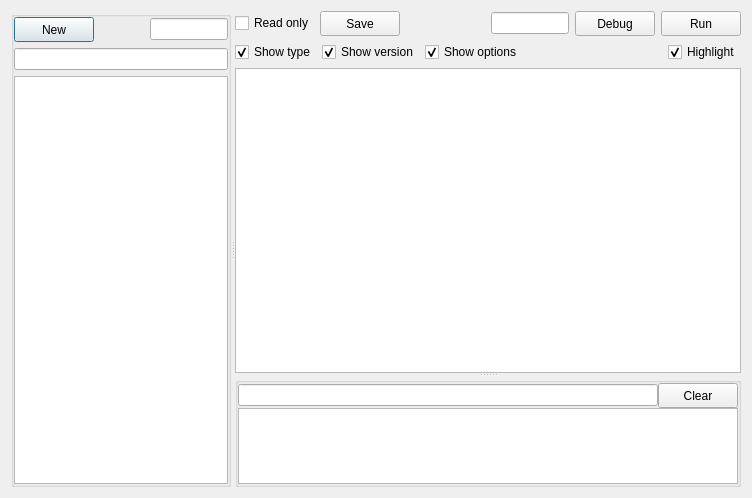
<?xml version="1.0" encoding="UTF-8"?>
<ui version="4.0">
 <class>DialogSignatures</class>
 <widget class="QDialog" name="DialogSignatures">
  <property name="geometry">
   <rect>
    <x>0</x>
    <y>0</y>
    <width>752</width>
    <height>498</height>
   </rect>
  </property>
  <property name="windowTitle">
   <string>Signatures</string>
  </property>
  <property name="modal">
   <bool>true</bool>
  </property>
  <layout class="QVBoxLayout" name="verticalLayout_5">
   <item>
    <widget class="QSplitter" name="splitter_2">
     <property name="orientation">
      <enum>Qt::Horizontal</enum>
     </property>
     <widget class="QGroupBox" name="groupBoxPanel">
      <property name="minimumSize">
       <size>
        <width>220</width>
        <height>0</height>
       </size>
      </property>
      <property name="maximumSize">
       <size>
        <width>220</width>
        <height>16777215</height>
       </size>
      </property>
      <layout class="QVBoxLayout" name="verticalLayout">
       <property name="spacing">
        <number>6</number>
       </property>
       <property name="leftMargin">
        <number>0</number>
       </property>
       <property name="topMargin">
        <number>0</number>
       </property>
       <property name="rightMargin">
        <number>0</number>
       </property>
       <property name="bottomMargin">
        <number>0</number>
       </property>
       <item>
        <layout class="QHBoxLayout" name="horizontalLayout_2">
         <item>
          <widget class="QPushButtonX" name="pushButtonNew">
           <property name="minimumSize">
            <size>
             <width>80</width>
             <height>25</height>
            </size>
           </property>
           <property name="maximumSize">
            <size>
             <width>80</width>
             <height>25</height>
            </size>
           </property>
           <property name="text">
            <string>New</string>
           </property>
          </widget>
         </item>
         <item>
          <spacer name="horizontalSpacer">
           <property name="orientation">
            <enum>Qt::Horizontal</enum>
           </property>
           <property name="sizeHint" stdset="0">
            <size>
             <width>40</width>
             <height>20</height>
            </size>
           </property>
          </spacer>
         </item>
         <item>
          <widget class="QLineEditX" name="lineEditTimeNumberOfSignatures">
           <property name="minimumSize">
            <size>
             <width>78</width>
             <height>0</height>
            </size>
           </property>
           <property name="maximumSize">
            <size>
             <width>78</width>
             <height>16777215</height>
            </size>
           </property>
           <property name="alignment">
            <set>Qt::AlignCenter</set>
           </property>
           <property name="readOnly">
            <bool>true</bool>
           </property>
          </widget>
         </item>
        </layout>
       </item>
       <item>
        <widget class="QLineEditX" name="lineEditType">
         <property name="minimumSize">
          <size>
           <width>0</width>
           <height>0</height>
          </size>
         </property>
         <property name="readOnly">
          <bool>true</bool>
         </property>
        </widget>
       </item>
       <item>
        <widget class="QListWidgetX" name="listWidgetSignatures">
         <property name="minimumSize">
          <size>
           <width>0</width>
           <height>0</height>
          </size>
         </property>
         <property name="contextMenuPolicy">
          <enum>Qt::CustomContextMenu</enum>
         </property>
        </widget>
       </item>
      </layout>
     </widget>
     <widget class="QWidget" name="layoutWidget">
      <layout class="QVBoxLayout" name="verticalLayout_4">
       <item>
        <layout class="QVBoxLayout" name="verticalLayout_3">
         <item>
          <layout class="QHBoxLayout" name="horizontalLayout_3">
           <item>
            <widget class="QCheckBoxX" name="checkBoxReadOnly">
             <property name="text">
              <string>Read only</string>
             </property>
            </widget>
           </item>
           <item>
            <widget class="QPushButtonX" name="pushButtonSave">
             <property name="minimumSize">
              <size>
               <width>80</width>
               <height>25</height>
              </size>
             </property>
             <property name="maximumSize">
              <size>
               <width>80</width>
               <height>25</height>
              </size>
             </property>
             <property name="text">
              <string>Save</string>
             </property>
            </widget>
           </item>
           <item>
            <spacer name="horizontalSpacer_2">
             <property name="orientation">
              <enum>Qt::Horizontal</enum>
             </property>
             <property name="sizeHint" stdset="0">
              <size>
               <width>40</width>
               <height>20</height>
              </size>
             </property>
            </spacer>
           </item>
           <item>
            <widget class="QLineEditX" name="lineEditTime">
             <property name="minimumSize">
              <size>
               <width>78</width>
               <height>0</height>
              </size>
             </property>
             <property name="maximumSize">
              <size>
               <width>78</width>
               <height>16777215</height>
              </size>
             </property>
             <property name="alignment">
              <set>Qt::AlignCenter</set>
             </property>
             <property name="readOnly">
              <bool>true</bool>
             </property>
            </widget>
           </item>
           <item>
            <widget class="QPushButtonX" name="pushButtonDebug">
             <property name="minimumSize">
              <size>
               <width>80</width>
               <height>25</height>
              </size>
             </property>
             <property name="maximumSize">
              <size>
               <width>80</width>
               <height>25</height>
              </size>
             </property>
             <property name="text">
              <string>Debug</string>
             </property>
            </widget>
           </item>
           <item>
            <widget class="QPushButtonX" name="pushButtonRun">
             <property name="minimumSize">
              <size>
               <width>80</width>
               <height>25</height>
              </size>
             </property>
             <property name="maximumSize">
              <size>
               <width>80</width>
               <height>25</height>
              </size>
             </property>
             <property name="text">
              <string>Run</string>
             </property>
            </widget>
           </item>
          </layout>
         </item>
         <item>
          <layout class="QHBoxLayout" name="horizontalLayout">
           <item>
            <widget class="QCheckBoxX" name="checkBoxType">
             <property name="text">
              <string>Show type</string>
             </property>
             <property name="checked">
              <bool>true</bool>
             </property>
            </widget>
           </item>
           <item>
            <widget class="QCheckBoxX" name="checkBoxVersion">
             <property name="text">
              <string>Show version</string>
             </property>
             <property name="checked">
              <bool>true</bool>
             </property>
            </widget>
           </item>
           <item>
            <widget class="QCheckBoxX" name="checkBoxOptions">
             <property name="text">
              <string>Show options</string>
             </property>
             <property name="checked">
              <bool>true</bool>
             </property>
            </widget>
           </item>
           <item>
            <spacer name="horizontalSpacer_3">
             <property name="orientation">
              <enum>Qt::Horizontal</enum>
             </property>
             <property name="sizeHint" stdset="0">
              <size>
               <width>40</width>
               <height>20</height>
              </size>
             </property>
            </spacer>
           </item>
           <item>
            <widget class="QCheckBoxX" name="checkBoxHighlight">
             <property name="text">
              <string>Highlight</string>
             </property>
             <property name="checked">
              <bool>true</bool>
             </property>
            </widget>
           </item>
          </layout>
         </item>
        </layout>
       </item>
       <item>
        <widget class="QSplitter" name="splitter">
         <property name="orientation">
          <enum>Qt::Vertical</enum>
         </property>
         <widget class="QTextEditXeditor" name="textEditSignature">
          <property name="minimumSize">
           <size>
            <width>0</width>
            <height>300</height>
           </size>
          </property>
          <property name="horizontalScrollBarPolicy">
           <enum>Qt::ScrollBarAsNeeded</enum>
          </property>
         </widget>
         <widget class="QGroupBox" name="groupBoxInfo">
          <property name="minimumSize">
           <size>
            <width>0</width>
            <height>110</height>
           </size>
          </property>
          <property name="maximumSize">
           <size>
            <width>16777215</width>
            <height>110</height>
           </size>
          </property>
          <layout class="QVBoxLayout" name="verticalLayout_2">
           <property name="spacing">
            <number>0</number>
           </property>
           <property name="leftMargin">
            <number>0</number>
           </property>
           <property name="topMargin">
            <number>0</number>
           </property>
           <property name="rightMargin">
            <number>0</number>
           </property>
           <property name="bottomMargin">
            <number>0</number>
           </property>
           <item>
            <layout class="QHBoxLayout" name="horizontalLayout_4">
             <property name="spacing">
              <number>0</number>
             </property>
             <item>
              <widget class="QLineEditX" name="lineEditResult">
               <property name="minimumSize">
                <size>
                 <width>0</width>
                 <height>0</height>
                </size>
               </property>
               <property name="readOnly">
                <bool>true</bool>
               </property>
              </widget>
             </item>
             <item>
              <widget class="QPushButtonX" name="pushButtonClear">
               <property name="minimumSize">
                <size>
                 <width>80</width>
                 <height>25</height>
                </size>
               </property>
               <property name="maximumSize">
                <size>
                 <width>80</width>
                 <height>25</height>
                </size>
               </property>
               <property name="text">
                <string>Clear</string>
               </property>
              </widget>
             </item>
            </layout>
           </item>
           <item>
            <widget class="QTextEditX" name="textEditLog">
             <property name="maximumSize">
              <size>
               <width>16777215</width>
               <height>100</height>
              </size>
             </property>
            </widget>
           </item>
          </layout>
         </widget>
        </widget>
       </item>
      </layout>
     </widget>
    </widget>
   </item>
  </layout>
 </widget>
 <customwidgets>
  <customwidget>
   <class>QPushButtonX</class>
   <extends>QPushButton</extends>
   <header>qpushbuttonx.h</header>
  </customwidget>
  <customwidget>
   <class>QLineEditX</class>
   <extends>QLineEdit</extends>
   <header>qlineeditx.h</header>
  </customwidget>
  <customwidget>
   <class>QCheckBoxX</class>
   <extends>QCheckBox</extends>
   <header>qcheckboxx.h</header>
  </customwidget>
  <customwidget>
   <class>QListWidgetX</class>
   <extends>QListWidget</extends>
   <header>qlistwidgetx.h</header>
  </customwidget>
  <customwidget>
   <class>QTextEditX</class>
   <extends>QTextEdit</extends>
   <header>qtexteditx.h</header>
  </customwidget>
  <customwidget>
   <class>QTextEditXeditor</class>
   <extends>QPlainTextEdit</extends>
   <header>qtexteditxeditor.h</header>
  </customwidget>
 </customwidgets>
 <resources/>
 <connections/>
</ui>
